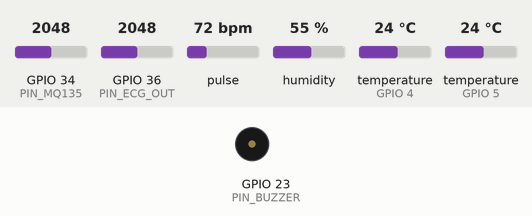
This sketch was run on a simulated ESP32. Parts: buzzer (waves = sounding). Inputs (shaded band) come from the test bench; at power-on: temperature (sensors on GPIO 4, GPIO 5) 24 °C, GPIO 34 (PIN_MQ135) = 2048, GPIO 36 (PIN_ECG_OUT) = 2048, pulse 72 bpm, humidity 55 %. WiFi joins after 1.5 s; servers stay silent unless stated; uploads are accepted with an empty reply; what the sketch prints to the serial monitor is not drawn.

Above: at 3.1 s.
3.2 s: temperature (sensor on GPIO 4) set to 41 °C
At 4.11 s:
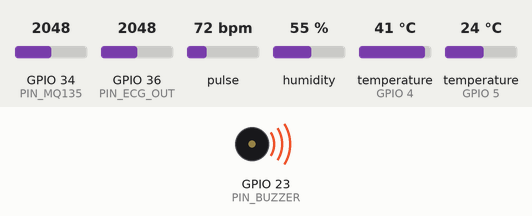
Timing chart, 0 to 12.7 s (numbered marks = the images above; inputs shaded):
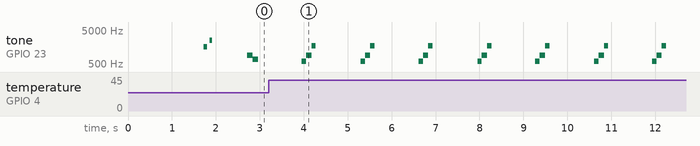

Measured:
- by itself, tone on GPIO 23 (PIN_BUZZER): repeats every 1.3 s: 900 Hz 0.12 s, 1700 Hz 0.10 s, silent 1.0 s, 600 Hz 0.10 s

The sketch:

ECG_Monitoring.ino
```cpp
/*
 * IoT-Driven Real-Time Medical Monitoring System - ECG Monitoring
 * ESP32 with AD8232, MAX30102, DS18B20, DHT11, MQ135
 * Author: R.S.Nithesh
 * Hardware: ESP32, AD8232 ECG, MAX30102, DS18B20, DHT11, MQ135, YL-44 Buzzer
 */

#include <WiFi.h>
#include <HTTPClient.h>
#include <Wire.h>
#include "MAX30105.h"
#include "heartRate.h"
#include <OneWire.h>
#include <DallasTemperature.h>
#include <DHT.h>

// ------ SETTINGS ------
const char* WIFI_SSID = "YOUR_WIFI";
const char* WIFI_PASS = "YOUR_PASSWORD";
const char* SERVER_URL = "http://YOUR_PC_IP/MedicalAPI/api/save_sensor_data.php";  //Change IP address to your mobile or other device IP

// ------ PINS -------
#define PIN_ECG_OUT   36
#define PIN_ECG_LOP   27
#define PIN_ECG_LOM   26
#define PIN_DS18B20    4
#define PIN_DHT        5
#define PIN_MQ135     34
#define PIN_BUZZER    23

// ------ OBJECTS ------
MAX30105 particleSensor;
OneWire oneWire(PIN_DS18B20);
DallasTemperature ds(&oneWire);
DHT dht(PIN_DHT, DHT11);

// ------ STATE -------
float lastBPM = 0, lastSpO2 = 0;
unsigned long lastBeat = 0, lastSend = 0;
const unsigned long SEND_INTERVAL = 1000;

#define ECG_BUF 50
int ecgBuf[ECG_BUF];
int ecgIdx = 0;

#define HR_HIGH 120
#define HR_LOW   50
#define SPO2_LOW 90
#define BODY_HIGH 38.5
#define BODY_LOW  35.0

// ------ I2C BUS RECOVERY ------
#define SDA_PIN 21
#define SCL_PIN 22
void i2cBusRecover() {
  pinMode(SCL_PIN, OUTPUT_OPEN_DRAIN);
  pinMode(SDA_PIN, INPUT_PULLUP);
  digitalWrite(SCL_PIN, HIGH);
  for (int i = 0; i < 9; i++) {
    digitalWrite(SCL_PIN, LOW);  delayMicroseconds(5);
    digitalWrite(SCL_PIN, HIGH); delayMicroseconds(5);
  }
}

void beep(uint16_t freq, uint16_t ms) {
  tone(PIN_BUZZER, freq);
  delay(ms);
  noTone(PIN_BUZZER);
}

void smartConnectWiFi() {
  WiFi.mode(WIFI_STA);
  if(WiFi.status() == WL_CONNECTED) WiFi.disconnect();
  WiFi.begin(WIFI_SSID, WIFI_PASS);
  for(int i=0; WiFi.status()!=WL_CONNECTED && i<60; i++) {
    delay(250);
    Serial.print(".");
  }
  if(WiFi.status()==WL_CONNECTED) {
    Serial.println("\nWiFi: Connected ✔ IP:" + WiFi.localIP().toString());
    beep(1600, 80); delay(60); beep(2500, 60);
  } else {
    Serial.println("\nWiFi: Connect FAILED!");
    beep(600, 300);
  }
}

void setup() {
  Serial.begin(115200);
  delay(200);

  pinMode(PIN_ECG_OUT, INPUT);
  pinMode(PIN_ECG_LOP, INPUT);
  pinMode(PIN_ECG_LOM, INPUT);
  pinMode(PIN_BUZZER, OUTPUT);

  Serial.println("I2C recovery...");
  i2cBusRecover();
  Wire.begin(SDA_PIN, SCL_PIN);

  ds.begin();
  dht.begin();

  Serial.println("[MAX30102] Initializing...");
  if (!particleSensor.begin(Wire, I2C_SPEED_STANDARD, 0x57)) {
    Serial.println("ERROR: MAX30102 not found!");
    beep(300,450);
  } else {
    // Conservative startup sequence
    particleSensor.setup();
    particleSensor.setPulseAmplitudeRed(0x1F);
    particleSensor.setPulseAmplitudeIR(0x1F);
    particleSensor.setPulseAmplitudeGreen(0);
    particleSensor.setSampleRate(100);
    particleSensor.setFIFOAverage(4);
    particleSensor.setLEDMode(2); // Red + IR
    particleSensor.setADCRange(16384);
    Serial.println("MAX30102 OK");
  }

  smartConnectWiFi();
}

void loop() {
  // ------ ECG buffer ------
  int ecg = analogRead(PIN_ECG_OUT);
  ecgBuf[ecgIdx++] = ecg; if(ecgIdx>=ECG_BUF) ecgIdx=0;

  // ------ HR & SpO2 ------
  long irValue  = particleSensor.getIR();
  long redValue = particleSensor.getRed();

  bool fingerOn = (irValue > 8000 && redValue > 8000);

  if (fingerOn) {
    if (checkForBeat(irValue)) {
      unsigned long delta = millis() - lastBeat;
      lastBeat = millis();
      float bpm = 60.0 / (delta / 1000.0);
      if (bpm > 40 && bpm < 180) lastBPM = bpm;
    }
    float ratio = (float)redValue / (float)irValue;
    float spo2 = 110 - 25 * ratio;
    if (spo2 > 70 && spo2 < 100) lastSpO2 = spo2;
  } else {
    lastBPM = 0; lastSpO2 = 0;
  }

  // ------ Read Other Sensors ------
  ds.requestTemperatures();
  float bodyTemp = ds.getTempCByIndex(0), roomTemp = dht.readTemperature(), humidity = dht.readHumidity();
  int airQuality = analogRead(PIN_MQ135);

  // ------ Alerts & Send ------
  if (millis()-lastSend >= SEND_INTERVAL) {
    lastSend = millis();
    int ecgAvg=0;
    for(int i=0;i<ECG_BUF;i++) ecgAvg+=ecgBuf[i]; ecgAvg/=ECG_BUF;

    int hr = (lastBPM>0)?(int)(lastBPM+0.5):0, spo2 = (lastSpO2>0)?(int)(lastSpO2+0.5):0;
    Serial.printf("ECG=%d HR=%d SpO2=%d B=%.1f R=%.1f H=%.1f AQ=%d\n",
        ecgAvg, hr, spo2, bodyTemp, roomTemp, humidity, airQuality);

    // Buzzer for alerts
    if(hr > HR_HIGH) { Serial.println("ALERT: HR HIGH"); beep(1600, 100);}
    else if(hr > 0 && hr < HR_LOW) { Serial.println("ALERT: HR LOW"); beep(600, 100);}
    if(spo2 > 0 && spo2 < SPO2_LOW) { Serial.println("ALERT: SpO2 LOW"); beep(900, 120);}
    if(bodyTemp > BODY_HIGH) { Serial.println("ALERT: TEMP HIGH"); beep(1700, 100);}
    else if(bodyTemp > 20 && bodyTemp < BODY_LOW) { Serial.println("ALERT: TEMP LOW"); beep(700, 120);}

    // Reliable WiFi (self-reconnect)
    if (WiFi.status() != WL_CONNECTED) {
      Serial.println("[WiFi] Reconnecting...");
      smartConnectWiFi();
    }

    // Send to server
    if (WiFi.status() == WL_CONNECTED) {
      HTTPClient http;
      http.begin(SERVER_URL);
      http.addHeader("Content-Type", "application/json");
      String json=String("{")+
        "\"ecg\":"+ecgAvg+","+
        "\"hr\":"+hr+","+
        "\"spo2\":"+spo2+","+
        "\"bodyTemp\":"+String(bodyTemp,1)+","+
        "\"roomTemp\":"+String(roomTemp,1)+","+
        "\"humidity\":"+String(humidity,1)+","+
        "\"airQuality\":"+airQuality+"}";
      int code = http.POST(json); if(code!=200) Serial.printf("POST %d\n",code);
      http.end();
    }
  }
  delay(20);
}
```
